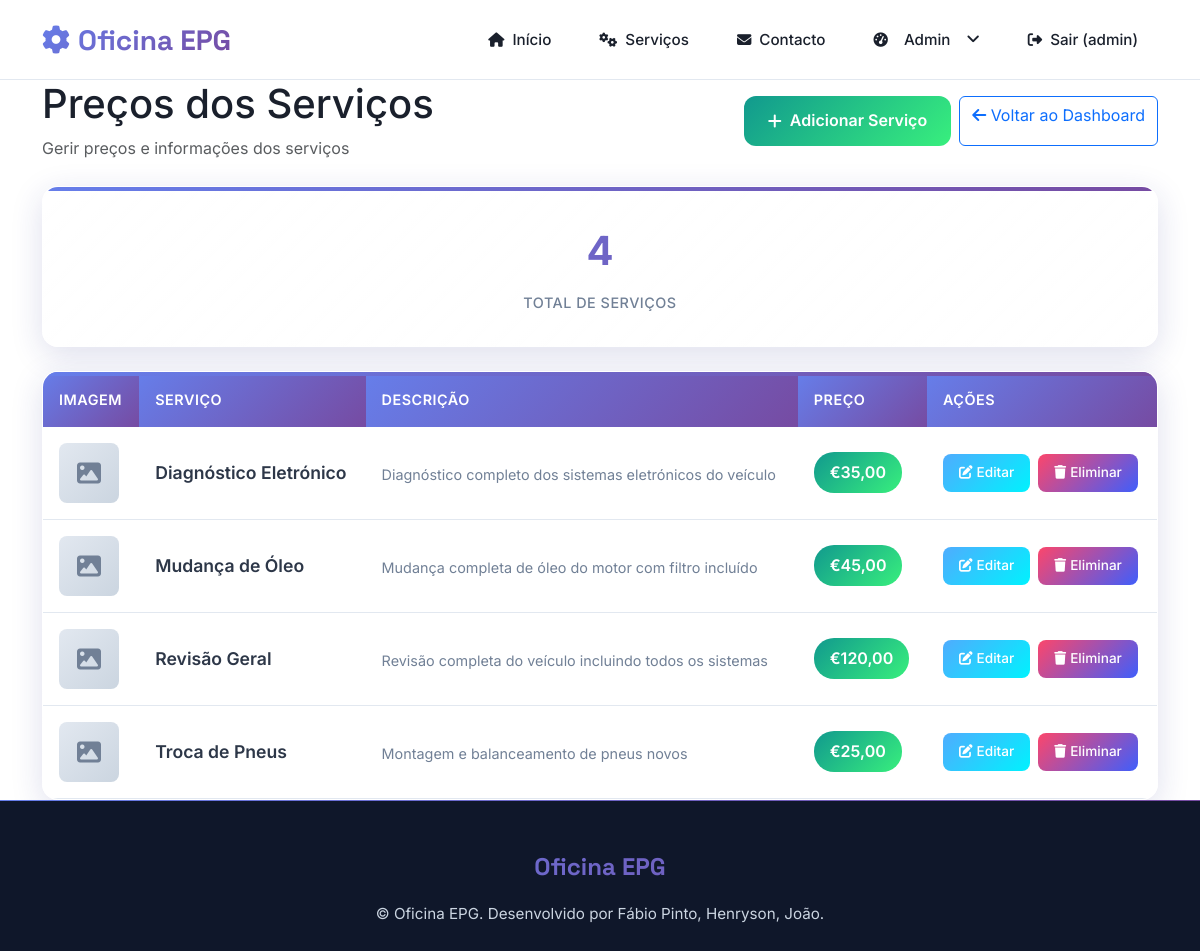
The app's page /dashboard/precos/ (signed in) with its own data.
### dashboard/models.py (models this page shows, shortened)
class User(AbstractUser):
    criado_em = models.DateTimeField(auto_now_add=True)

class Servico(models.Model):
    nome = models.CharField(max_length=100)
    descricao = models.TextField(blank=True, null=True)
    imagem_url = models.TextField(blank=True, null=True)
    preco = models.DecimalField(
        max_digits=10,
        decimal_places=2,
        default=Decimal("0.00")
    )

### dashboard/views.py (the view)
# urls.py: path('precos/', views.dashboard_precos, name='dashboard_precos'),
@login_required
@staff_member_required
def dashboard_precos(request):
    servicos = Servico.objects.all().order_by('nome')
    context = {
        'servicos': servicos,
        'total_servicos': servicos.count(),
    }
    return render(request, 'dashboard/precos.html', context)

### src/templates/dashboard/precos.html (shortened to what this page needs)
{% extends "base.html" %}
{% block content %}
<div class="container mt-4">
    <div class="d-flex justify-content-between align-items-center mb-4">
        <div>
            <h1 class="mb-2">Preços dos Serviços</h1>
            <p class="text-muted mb-0">Gerir preços e informações dos serviços</p>
        </div>
        <div class="d-flex gap-2">
            <a href="{% url 'add_servico' %}" class="add-service-btn">
                <i class="fas fa-plus"></i>
                Adicionar Serviço
            </a>
            <a href="{% url 'dashboard_home' %}" class="btn btn-outline-primary">
                <i class="fas fa-arrow-left"></i>
                Voltar ao Dashboard
            </a>
        </div>
    </div>
    <div class="row mb-4">
        <div class="col-md-12">
            <div class="dashboard-card">
                <div class="stats-card">
                    <div class="stat-number">{{ total_servicos }}</div>
                    <div class="stat-label">Total de Serviços</div>
                </div>
            </div>
        </div>
    </div>
    <div class="dashboard-card">
        <div class="card-body p-0">
            {% if servicos %}
                <div class="table-responsive">
                    <table class="table">
                        <thead>
                            <tr>
                                <th>Imagem</th>
                                <th>Serviço</th>
                                <th>Descrição</th>
                                <th>Preço</th>
                                <th>Ações</th>
                            </tr>
                        </thead>
                        <tbody>
                            {% for servico in servicos %}
                                <tr>
                                    <td>
                                        {% if servico.imagem_url %}
                                            <div class="no-image" style="display: none;">
                                                <i class="fas fa-image"></i>
                                            </div>
                                        {% else %}
                                            <div class="no-image">
                                                <i class="fas fa-wrench"></i>
                                            </div>
                                        {% endif %}
                                    </td>
                                    <td>
                                        <div class="service-name">{{ servico.nome }}</div>
                                    </td>
                                    <td>
                                        {% if servico.descricao %}
                                            <div class="service-description">
                                                {{ servico.descricao|truncatewords:15 }}
                                            </div>
                                        {% else %}
                                            <span class="text-muted">Sem descrição</span>
                                        {% endif %}
                                    </td>
                                    <td>
                                        <span class="price-badge">€{{ servico.preco }}</span>
                                    </td>
                                    <td>
                                        <div class="action-buttons">
                                            <a href="#" class="btn-action btn-edit">
                                                <i class="fas fa-edit"></i>
                                                Editar
                                            </a>
                                            <a href="#" class="btn-action btn-delete"
                                               onclick="return confirm('Tem certeza que deseja eliminar este serviço?')">
                                                <i class="fas fa-trash"></i>
                                                Eliminar
                                            </a>
                                        </div>
                                    </td>
                                </tr>
                            {% endfor %}
                        </tbody>
                    </table>
                </div>
            {% endif %}
        </div>
    </div>
</div>
{% endblock %}

### src/templates/base.html (shortened to what this page needs)
{% load tz %}
<!DOCTYPE html>
<html lang="pt">
<head>
    <link href="https://cdn.jsdelivr.net/npm/bootstrap@5.3.3/dist/css/bootstrap.min.css" rel="stylesheet">
    <link rel="stylesheet" href="https://cdnjs.cloudflare.com/ajax/libs/font-awesome/6.4.0/css/all.min.css">
</head>
<body>
    <nav class="navbar-custom" id="mainNavbar">
        <div class="container">
            <a class="navbar-brand-custom" href="/">
                <i class="fas fa-cog me-2"></i>Oficina EPG
            </a>
            <ul class="navbar-nav-custom ms-auto" id="navbarNav">
                <li class="nav-item-custom">
                    <a class="nav-link-custom" href="{% url 'landing' %}">
                        <i class="fas fa-home"></i>
                        Início
                    </a>
                </li>
                <li class="nav-item-custom">
                    <a class="nav-link-custom" href="{% url 'servicos_list' %}">
                        <i class="fas fa-cogs"></i>
                        Serviços
                    </a>
                </li>
                <li class="nav-item-custom">
                    <a class="nav-link-custom" href="{% url 'contact' %}">
                        <i class="fas fa-envelope"></i>
                        Contacto
                    </a>
                </li>
                {% if user.is_authenticated %}
                    {% if user.is_staff %}
                        <li class="nav-item-custom dropdown-custom" id="adminDropdown">
                            <a class="nav-link-custom dropdown-toggle-custom" href="#" role="button" aria-expanded="false">
                                <i class="fas fa-tachometer-alt"></i>
                                Admin
                            </a>
                        </li>
                    {% endif %}
                    <li class="nav-item-custom">
                        <a class="nav-link-custom" href="{% url 'logout' %}">
                            <i class="fas fa-sign-out-alt"></i>
                            Sair ({{ user.username }})
                        </a>
                    </li>
                {% endif %}
            </ul>
        </div>
    </nav>
    <main class="main-content">
        {% block content %}
        {% endblock %}
    </main>
    <footer class="footer-custom">
        <div class="container">
            <div class="footer-content">
                <div class="footer-brand">Oficina EPG</div>
                <p class="footer-text">
                    © {{ now|date:"Y" }} Oficina EPG. Desenvolvido por Fábio Pinto, Henryson, João.
                </p>
            </div>
        </div>
    </footer>
</body>
</html>

### src/templates/base.html (style rules this page uses)
:root { --primary-gradient: linear-gradient(135deg, #667eea 0%, #764ba2 100%); --secondary-gradient: linear-gradient(135deg, #f093fb 0%, #f5576c 100%); --accent-gradient: linear-gradient(135deg, #4facfe 0%, #00f2fe 100%); --success-gradient: linear-gradient(135deg, #11998e 0%, #38ef7d 100%); --warning-gradient: linear-gradient(135deg, #f093fb 0%, #f5576c 100%); --danger-gradient: linear-gradient(135deg, #fc466b 0%, #3f5efb 100%); --glass-bg: rgba(255, 255, 255, 0.1); --glass-border: rgba(255, 255, 255, 0.2); --glass-shadow: 0 8px 32px 0 rgba(31, 38, 135, 0.37); --nav-height: 80px; --container-padding: 2rem; --font-primary: 'Inter', -apple-system, BlinkMacSystemFont, sans-serif; --font-heading: 'Space Grotesk', -apple-system, BlinkMacSystemFont, sans-serif; --text-primary: #1a202c; --text-secondary: #64748b; --text-muted: #94a3b8; --text-white: #ffffff; --bg-primary: #ffffff; --bg-secondary: #f8fafc; --border-color: #e2e8f0; --dark-bg-primary: #0f172a; --dark-bg-secondary: #1e293b; --dark-text-primary: #f1f5f9; --dark-text-secondary: #cbd5e1; --dark-border-color: #334155; }
* { margin: 0; padding: 0; box-sizing: border-box; }
body { font-family: var(--font-primary); font-weight: 400; line-height: 1.6; color: var(--text-primary); background-color: var(--bg-primary); overflow-x: hidden; transition: all 0.3s ease; }
.navbar-custom { background: rgba(255, 255, 255, 0.95); backdrop-filter: blur(20px); border-bottom: 1px solid var(--border-color); padding: 0; transition: all 0.3s ease; position: fixed; top: 0; left: 0; right: 0; z-index: 1050; height: var(--nav-height); }
.navbar-custom .container { height: var(--nav-height); display: flex; align-items: center; }
.navbar-brand-custom { font-family: var(--font-heading); font-size: 1.75rem; font-weight: 700; text-decoration: none; background: var(--primary-gradient); -webkit-background-clip: text; -webkit-text-fill-color: transparent; background-clip: text; transition: all 0.3s ease; margin-right: 2rem; }
.navbar-nav-custom { display: flex; align-items: center; gap: 0.5rem; list-style: none; margin: 0; padding: 0; }
.nav-item-custom { position: relative; }
.nav-link-custom { display: flex; align-items: center; padding: 0.75rem 1.25rem; color: var(--text-primary); text-decoration: none; font-weight: 500; font-size: 0.95rem; border-radius: 12px; transition: all 0.3s ease; position: relative; overflow: hidden; }
.nav-link-custom::before { content: ''; position: absolute; top: 0; left: 0; right: 0; bottom: 0; background: var(--accent-gradient); opacity: 0; transition: opacity 0.3s ease; border-radius: 12px; }
.nav-link-custom i { margin-right: 0.5rem; font-size: 0.9rem; }
.dropdown-custom { position: relative; }
.dropdown-toggle-custom { display: flex; align-items: center; gap: 0.5rem; }
.dropdown-toggle-custom::after { content: '\f107'; font-family: 'Font Awesome 6 Free'; font-weight: 900; border: none; margin-left: 0.5rem; transition: transform 0.3s ease; }
.main-content { margin-top: var(--nav-height); min-height: calc(100vh - var(--nav-height)); }
.footer-custom { background: var(--dark-bg-primary); color: var(--dark-text-primary); padding: 3rem 0 1.5rem; margin-top: auto; position: relative; overflow: hidden; }
.footer-custom::before { content: ''; position: absolute; top: 0; left: 0; right: 0; height: 1px; background: var(--primary-gradient); }
.footer-content { text-align: center; }
.footer-brand { font-family: var(--font-heading); font-size: 1.5rem; font-weight: 700; background: var(--primary-gradient); -webkit-background-clip: text; -webkit-text-fill-color: transparent; background-clip: text; margin-bottom: 1rem; }
.footer-text { color: var(--dark-text-secondary); font-size: 0.95rem; margin-bottom: 0; }

### records on screen
User: username "admin"
Servico: nome "Diagnóstico Eletrónico", descricao "Diagnóstico completo dos sistemas eletrónicos do veículo", preco "35,00"
Servico: nome "Mudança de Óleo", descricao "Mudança completa de óleo do motor com filtro incluído", preco "45,00"
Servico: nome "Revisão Geral", descricao "Revisão completa do veículo incluindo todos os sistemas", preco "120,00"
Servico: nome "Troca de Pneus", descricao "Montagem e balanceamento de pneus novos", preco "25,00"

### other values on screen
{{ total_servicos }} "4"
